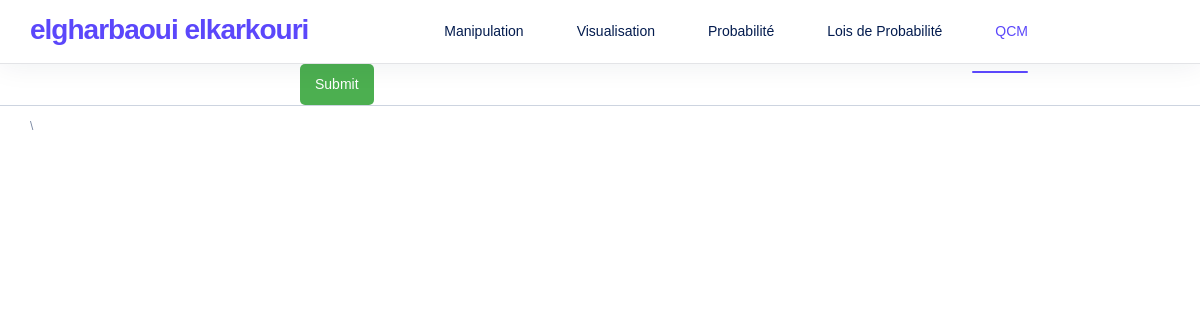
Before: /qc/questions/ with the older database file.
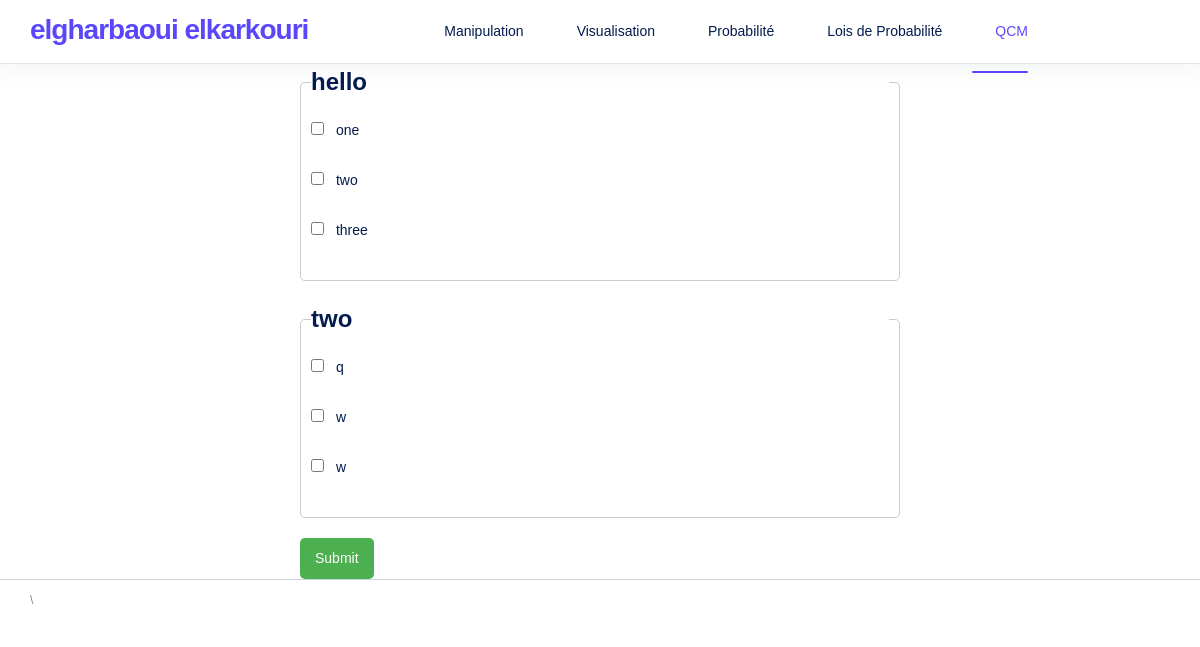
After: the same page with the newer database file.
### qcmdj/models.py (models this page shows)
class Question(models.Model):
    text = models.TextField()

class Choice(models.Model):
    question = models.ForeignKey(Question, on_delete=models.CASCADE)
    text = models.CharField(max_length=255)
    is_correct = models.BooleanField(default=False)

### qcmdj/views.py (the view, shortened to what this page needs)
# urls.py: path('questions/', display_questions, name='questions'),
def display_questions(request):
    questions = Question.objects.all()
    form = AnswerForm()
    return render(request, 'qst.html', {'questions': questions, 'form': form})

### qcmdj/forms.py
class AnswerForm(forms.Form):
    choices = forms.MultipleChoiceField(widget=forms.CheckboxSelectMultiple)

### qcmdj/templates/qst.html (shortened to what this page needs)
{% extends 'base.html' %}
{% block content %}
{% load static %}
</head>
<body>
<form method="post" action="{% url 'questions' %}">
    {% for question in questions %}
        <fieldset>
            <legend>{{ question.text }}</legend>
            {% for choice in question.choice_set.all %}
                <label>
                    <input type="checkbox" name="choices" value="{{ choice.id }}">
                    {{ choice.text }}
                </label><br>
            {% endfor %}
        </fieldset>
    {% endfor %}
    <input type="submit" value="Submit" id="submitBtn">
</form>
{% endblock %}

### pandass/templates/base.html (shortened to what this page needs)
{% load static %}
<!DOCTYPE html>
<html lang="en">
  <head>
  <link href="{% static 'lib/fontawesome-free/css/all.min.css' %}" rel="stylesheet">
  <link href="{% static 'lib/ionicons/css/ionicons.min.css' %}" rel="stylesheet">
  <link href="{% static 'lib/typicons.font/typicons.css' %}" rel="stylesheet">
  <link href="{% static 'lib/flag-icon-css/css/flag-icon.min.css' %}" rel="stylesheet">
  <link rel="stylesheet" href="{% static 'css/azia.css' %}">
  </head>
  <body>
    <div class="az-header">
      <div class="container">
        <div class="az-header-left">
          <a href="{% url 'show' %}" class="az-logo"> Elgharbaoui ElKarkouri</a>
        </div>
        <div class="az-header-menu">
          <ul class="nav">
  <li class="nav-item" id="btnShow">
    <button class="nav-link btn" onclick="location.href='{% url 'show' %}'"><i class="typcn typcn-chart-area-outline"></i> Manipulation</button>
  </li>
  <li class="nav-item" id="btnShowV">
    <button class="nav-link btn" onclick="location.href='{% url 'showV' %}'"><i class="typcn typcn-document"></i> Visualisation</button>
  </li>
  <li class="nav-item" id="btnLois">
    <button class="nav-link btn" onclick="location.href='{% url 'lois' %}'"><i class="typcn typcn-chart-bar-outline"></i> Probabilité</button>
  </li>
  <li class="nav-item" id="btnTest">
    <button class="nav-link btn" onclick="location.href='{% url 'test' %}'"><i class="typcn typcn-chart-bar-outline"></i> Lois de Probabilité</button>
  </li>
  <li class="nav-item" id="btnQCM">
    <button class="nav-link btn" onclick="location.href='{% url 'questions' %}'"><i class="typcn typcn-book"></i> QCM</button>
  </li>
</ul>
        </div>
        <div class="az-header-right">
          <a href="{% url 'upload' %}"  class="az-header-search-link"><i class="far fa-file-alt"></i></a>
        </div>
      </div>
    </div>
     {% block content %}{% endblock %}
        <div class="az-footer ht-40">
      <div class="container ht-100p pd-t-0-f">
       \  </div>
    </div>
  </body>
</html>

### qcmdj/templates/qst.html (style rules this page uses)
body { font-family: Arial, sans-serif; }
form { max-width: 600px; margin: 0 auto; }
fieldset { margin-bottom: 20px; padding: 10px; border: 1px solid #ccc; border-radius: 5px; }
legend { font-weight: bold; margin-bottom: 10px; }
label { display: block; margin-bottom: 8px; }
input[type="checkbox"] { margin-right: 8px; }
input[type="submit"] { background-color: #4CAF50; color: white; padding: 10px 15px; border: none; border-radius: 5px; cursor: pointer; }

Changed rows visible on the page:
added Question: text "hello"
added Choice: text "one", shown under "hello"
added Choice: text "two", shown under "hello"
added Choice: text "three", shown under "hello"
added Question: text "two"
added Choice: text "q", shown under "two"
added Choice: text "w", shown under "two"
added Choice: text "w", shown under "two"
